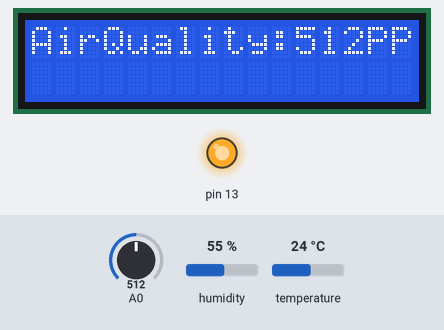
This sketch was run on a simulated Arduino Uno, built with avr-gcc and run on an emulated ATmega328P. Shown: 16×2 character LCD, output pins drawn as LEDs (lit = HIGH). Inputs (shaded band) come from the test bench; at power-on: A0 = 512, humidity 55 %, temperature 24 °C. What the sketch prints to the serial monitor is not drawn.

Above: at 1.2 s.
1.3 s: A0 set to 716
At 2.6 s:
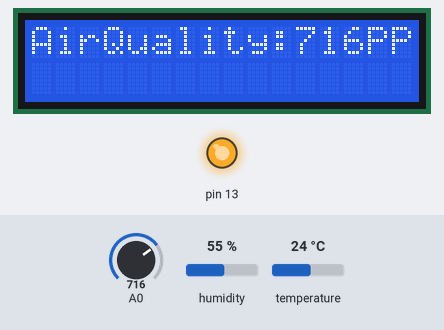
3.7 s: A0 set to 900
At 5.4 s:
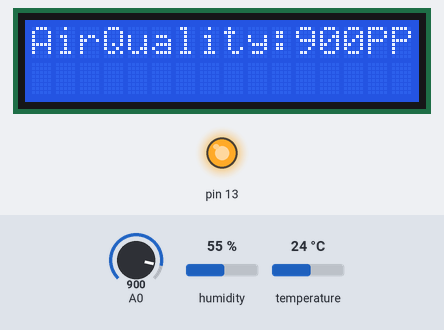
6.0 s: A0 set to 1023
At 8.0 s:
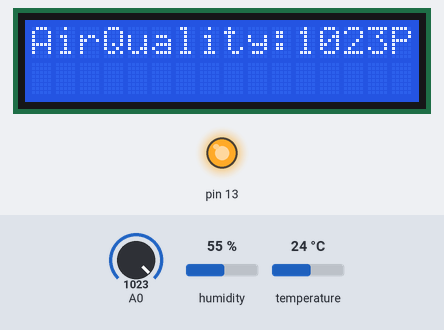
8.3 s: A0 set to 11
At 9.8 s:
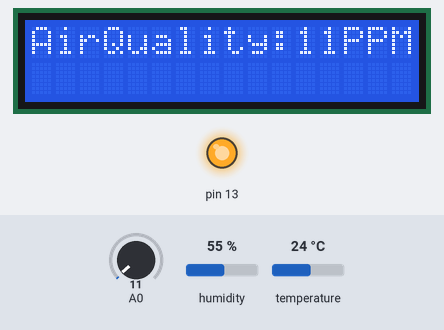
10.6 s: A0 set to 8
At 12.4 s:
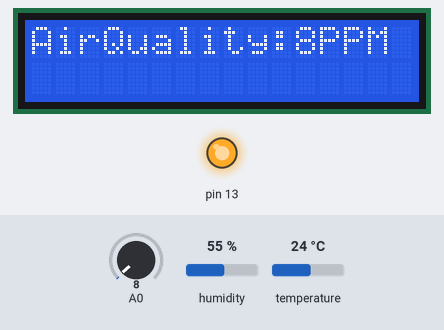
Timing chart, 0 to 13.9 s (numbered marks = the images above; inputs shaded):
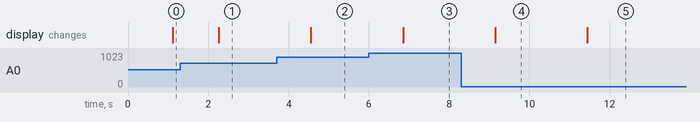

Measured:
- after the input at 1.3 s, the display: changes after 0.96 s (image 1)
- after the input at 3.7 s, the display: changes after 0.85 s (image 2)
- after the input at 6.0 s, the display: changes after 0.85 s (image 3)
- after the input at 8.3 s, the display: changes after 0.85 s (image 4)
- after the input at 10.6 s, the display: changes after 0.84 s (image 5)

The sketch:

lcd1.ino
```cpp
#include <Wire.h>
#include <LiquidCrystal_I2C.h>
#include <DHT.h>

int sensorValue;
LiquidCrystal_I2C lcd(0x27,16,2);
dht DHT;
#define DHT11_PIN 7
void setup(){
  pinMode(13, OUTPUT);
  digitalWrite(13,HIGH);
Serial.begin(9600);
  lcd.begin();
  lcd.backlight();
}
void loop(){
int chk = DHT.read11(DHT11_PIN);
  Serial.print("Temperature = ");
  Serial.println(DHT.temperature);
  Serial.print("Humidity = ");
  Serial.println(DHT.humidity);
  delay(1000);
sensorValue = analogRead(0);       // read analog input pin 0
Serial.print("AirQuality:");
Serial.print(sensorValue, DEC);               // prints the value read
Serial.println("PPM");
lcd.setCursor(0,0);
lcd.print("AirQuality:");
lcd.print(sensorValue,DEC);
lcd.print("PPM");
lcd.println("   ");
lcd.print("  ");
delay(100);                                   // wait 100ms for next reading
}
```
